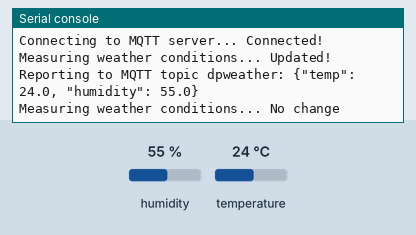
This program was run on a simulated ESP32 board running MicroPython. Parts: the last lines printed to the serial console. Inputs (shaded band) come from the test bench; at power-on: humidity 55 %, temperature 24 °C. WiFi joins after 1.5 s; no MQTT or app messages arrive unless stated.

Above: at 2.8 s.
2.9 s: humidity set to 22 %
At 4.2 s:
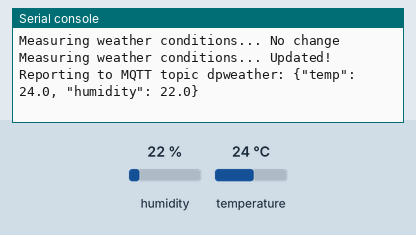
4.4 s: temperature set to 12 °C
At 5.3 s:
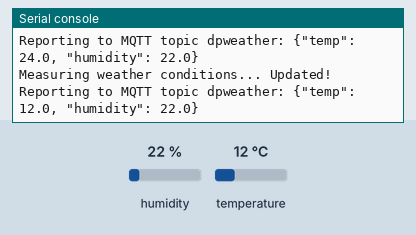
5.9 s: humidity set to 40 %
At 5.9 s:
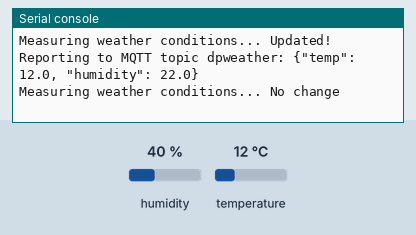
Timing chart, 0 to 8.9 s (numbered marks = the images above; inputs shaded):
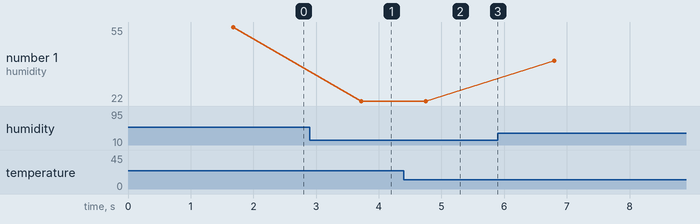

Measured:
- after the input at 2.9 s, the serial console: prints a new line after 0.82 s (image 1)
- after the input at 4.4 s, the serial console: prints a new line after 0.35 s (image 2)
- plotted number 1: 55 → 22 after the input at 2.9 s, 22 → 40 after the input at 5.9 s

The program:

start.py
```python
"""
MicroPython TUD IoT Smart Pub!

"""

import network
import time
from machine import Pin
import dht
import ujson
from umqtt.simple import MQTTClient

pulse_count = 0

# MQTT Server Parameters
MQTT_CLIENT_ID = "tudublin-smartpub-demo"
MQTT_BROKER    = "broker.hivemq.com"
MQTT_USER      = ""
MQTT_PASSWORD  = ""
MQTT_TOPIC     = "dpweather"

sensor = dht.DHT22(Pin(15))


print("Connecting to WiFi", end="")
sta_if = network.WLAN(network.STA_IF)
sta_if.active(True)
sta_if.connect('Wokwi-GUEST', '')
while not sta_if.isconnected():
  print(".", end="")
  time.sleep(0.1)
print(" Connected!")

print("Connecting to MQTT server... ", end="")
client = MQTTClient(MQTT_CLIENT_ID, MQTT_BROKER, user=MQTT_USER, password=MQTT_PASSWORD)
client.connect()

print("Connected!")


prev_weather = ""
while True:
  print("Measuring weather conditions... ", end="")
  sensor.measure()
  message = ujson.dumps({
    "temp": sensor.temperature(),
    "humidity": sensor.humidity(),
  })


  if message != prev_weather:
    print("Updated!")
    print("Reporting to MQTT topic {}: {}".format(MQTT_TOPIC, message))
    client.publish(MQTT_TOPIC, message)
    prev_weather = message
    last_temp = sensor.temperature();
  else:
    print("No change")


  time.sleep(1)
```
